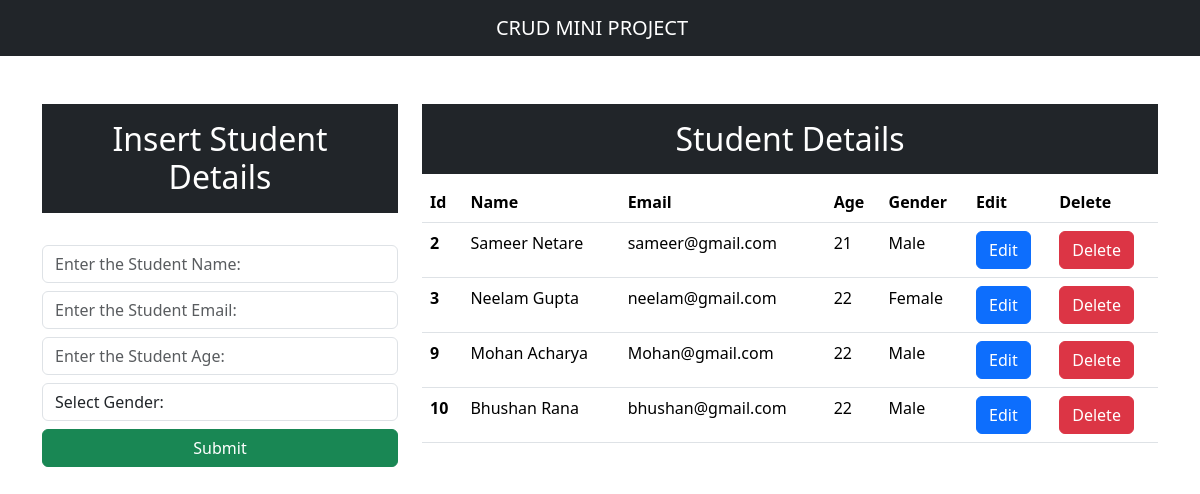
The page / on the database its author committed.
### app/models.py (models this page shows)
class Student(models.Model):
    name=models.CharField(max_length=25,blank=False,null=False)
    email=models.EmailField()
    age=models.PositiveIntegerField()
    gender=models.CharField(max_length=10,blank=False,null=False)
    def __str__(self):
        return self.name

### app/views.py (the view)
# urls.py: path("", views.index, name="index"),
def index(request):
    data = Student.objects.all()
    print(data)
    context = {"data": data}
    return render(request, "index.html", context)

### templates/index.html (shortened to what this page needs)
<!doctype html>
<html lang="en">
    <head>
        <link
            href="https://cdn.jsdelivr.net/npm/bootstrap@5.3.3/dist/css/bootstrap.min.css"
            rel="stylesheet"
>
    </head>
    <body>
        <nav class="navbar navbar-expand-lg navbar-dark bg-dark">
            <div class="container-md text-center justify-content-center">
                <a class="navbar-brand" href="/">CRUD MINI PROJECT</a>
            </div>
        </nav>
        <div class="container mt-5">
            <div class="row">
                <div class="col-md-4">
                    <h2 class="text-white bg-dark text-center p-3">Insert
                        Student Details</h2>
                    <br>
                    <form action="/insert" method="post">{% csrf_token %}
                        <div class="form-group">
                            <input type="text" class="form-control"
                                placeholder="Enter the Student Name: "
                                name="name" required>
                        </div>
                        <div class="form-group">
                            <input type="email" class="form-control mt-2"
                                placeholder="Enter the Student Email: "
                                name="email" required>
                        </div>
                        <div class="form-group">
                            <input type="Number" class="form-control mt-2"
                                placeholder="Enter the Student Age: "
                                name="age" required>
                            <div class="form-group">
                                <select id="gender" class="form-control mt-2"
                                    name="gender">
                                    <option selected>Select Gender: </option>
                                </select>
                            </div>
                        </div>
                        <div class="d-grid gap-2 mt-2">
                            <button class="btn btn-success"
                                type="submit">Submit</button>
                        </div>
                    </form>
                </div>
                <div class="col-md-8">
                    <h2 class="text-center text-white bg-dark p-3">Student
                        Details</h2>
                    <table class="table">
                        <thead>
                            <tr>
                                <th scope="col">Id</th>
                                <th scope="col">Name</th>
                                <th scope="col">Email</th>
                                <th scope="col">Age</th>
                                <th scope="col">Gender</th>
                                <th scope="col">Edit</th>
                                <th scope="col">Delete</th>
                            </tr>
                        </thead>
                        <tbody>
                            {% for d in data %}
                            <tr>
                                <th scope="row">{{d.id}}</th>
                                <td>{{d.name}}</td>
                                <td>{{d.email}}</td>
                                <td>{{d.age}}</td>
                                <td>{{d.gender}}</td>
                                <td><a type="button"
                                        class="btn btn-primary"
                                        href="/update/{{d.id}}">Edit</a>
                                </td>
                                <td><a type="button"
                                        class="btn btn-danger"
                                        href="/delete/{{d.id}}">Delete</a>
                                </td>
                            </tr>
                            {% endfor %}
                        </tbody>
                    </table>
                </div>
            </div>
        </div>
    </body>
</html>

### rows shown on the page
Student: id "2", name "Sameer Netare", email "sameer@gmail.com", age "21", gender "Male"
Student: id "3", name "Neelam Gupta", email "neelam@gmail.com", age "22", gender "Female"
Student: id "9", name "Mohan Acharya", email "Mohan@gmail.com", age "22", gender "Male"
Student: id "10", name "Bhushan Rana", email "bhushan@gmail.com", age "22", gender "Male"
